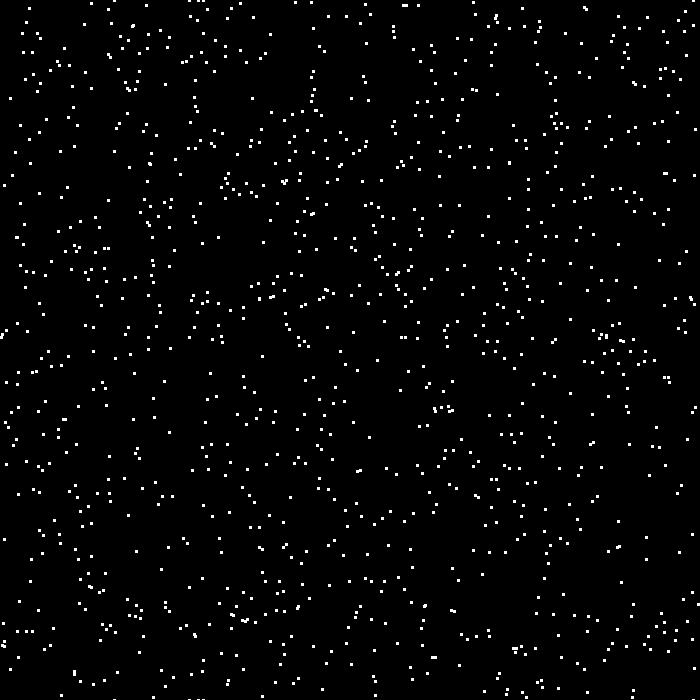
#> input picture img.jpg, 700 x 700 px
$ jupyter execute Basic_template_matching.ipynb
#> lines starting #> are read from the running program, lines starting #| are printed output that depends on the picture
[cell 1]
import numpy as np
from skimage.io import imshow, imread
from skimage.color import rgb2gray
import matplotlib.pyplot as plt
from matplotlib.patches import Rectangle
from skimage.feature import match_template
from skimage.feature import peak_local_max
from PIL import Image
from matplotlib import cm
from scipy.ndimage import rotate

[cell 2]
sample = imread('img.jpg')
#> sample is the input picture: shape (700, 700, 3); min 0, max 255, mean 5.7
sample_g = rgb2gray(sample)
fig, ax = plt.subplots(1,2,figsize=(10,5))
ax[0].imshow(sample)
ax[1].imshow(sample_g,cmap='gray')
ax[0].set_title('Colored Image',fontsize=15)
ax[1].set_title('Grayscale Image',fontsize=15)
plt.show()
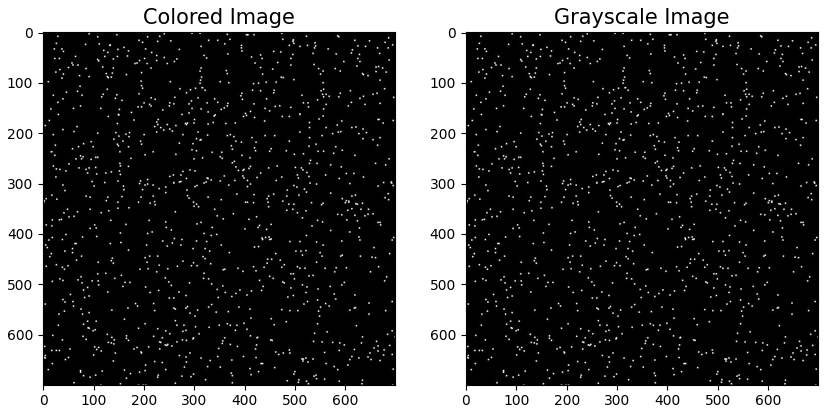
#> figure drawn by matplotlib, 2 panels

[cell 3]
sample.shape
#> Out = (700, 700, 3)

[cell 4]
patch_size = (200,200)
image_res = (2000, 2000)
patch_loc = (100,200)
fig, ax = plt.subplots(1,2, figsize=(10,6))
fig.suptitle("Patch Generation", size=28, fontweight="bold")
ax[0].imshow(sample_g,cmap='gray')
ax[0].add_patch(Rectangle(patch_loc[::-1], patch_size[0],patch_size[1], edgecolor='r', facecolor='none'));
ax[0].set_title('Patch Location',fontsize=15)
#Showing Patch
patch = sample_g[patch_loc[0]:patch_loc[0]+patch_size[0], patch_loc[1]:patch_loc[1]+patch_size[0]]
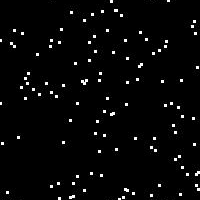
#> patch: shape (200, 200) float64; min 0, max 1, mean 0.0277
ax[1].imshow(patch,cmap='gray')
ax[1].set_title('Patch',fontsize=15)
plt.tight_layout()
plt.show()
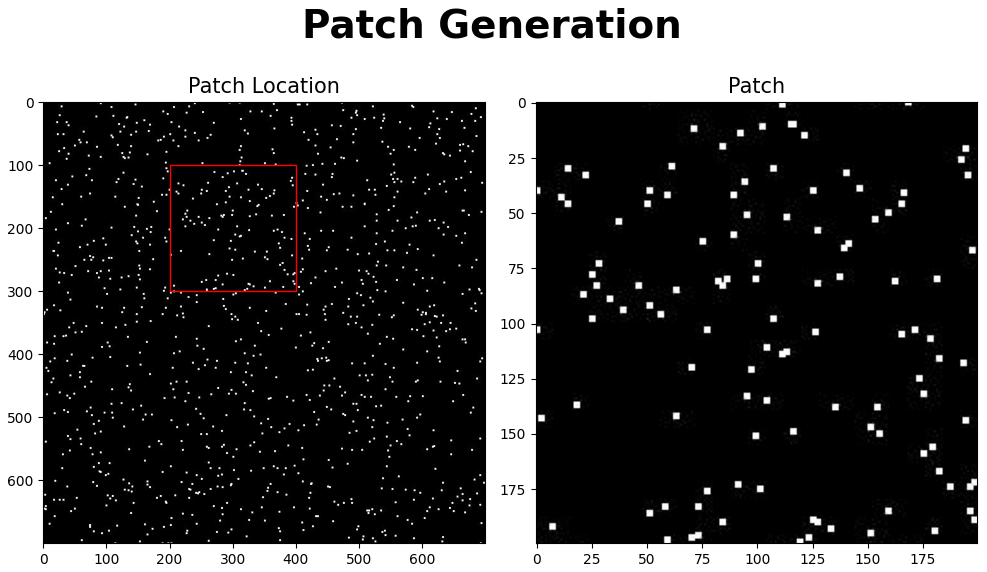
#> figure drawn by matplotlib, 2 panels
# fig.savefig("patch_generation.jpg")

[cell 5]
# patch_img = Image.fromarray(np.uint8(cm.gist_earth(patch)*255))
# plt.imshow(patch_img.rotate(10))
ag = 5
plt.imshow(rotate(patch, angle=ag), cmap="gray")
patch = rotate(patch, angle=ag)
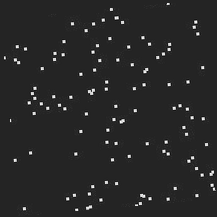
#> patch: shape (217, 217) float64; min -0.196, max 1.19, mean 0.0232; drawn with min black and max white

[cell 6]
sample_mt = match_template(sample_g, patch)
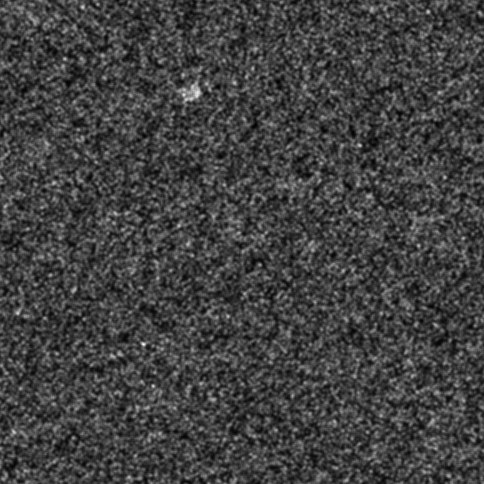
#> sample_mt: shape (484, 484) float64; min -0.026, max 0.075, mean -2.35e-05; drawn with min black and max white
fig, ax = plt.subplots(1,2, figsize=(10,6))
fig.suptitle("Template Matching using Normalized Cross-Correlation", size=20, fontweight="bold")
ax[0].imshow(sample_g,cmap='gray')
ax[1].imshow(sample_mt,cmap='gray')
ax[0].set_title('Sample Image',fontsize=15)
ax[1].set_title('Template Matching',fontsize=15)
plt.tight_layout()

[cell 7]
fig, ax = plt.subplots(1,3, figsize=(15,6))
fig.suptitle("Template Matching using Normalized Cross-Correlation", size=20, fontweight="bold")
ax[0].imshow(sample_g,cmap='gray')
ax[2].imshow(sample_g,cmap='gray')
patch_width, patch_height = patch.shape
#> patch_width = 217; patch_height = 217
for x, y in peak_local_max(sample_mt, threshold_abs=0.6):
    rect = plt.Rectangle((y, x), patch_height, patch_width, color='r',
                         fc='none')
    ax[2].add_patch(rect)
#> this loop made 0 passes
ax[0].set_title('Sample Image',fontsize=15)
ax[2].set_title('Template Matched',fontsize=15)
ax[1].imshow(sample_mt,cmap='gray')
ax[1].set_title('Template Matching',fontsize=15)
plt.tight_layout()
# fig.savefig("template_matching.jpg")

$ run again, with matched.jpg copied over img.jpg
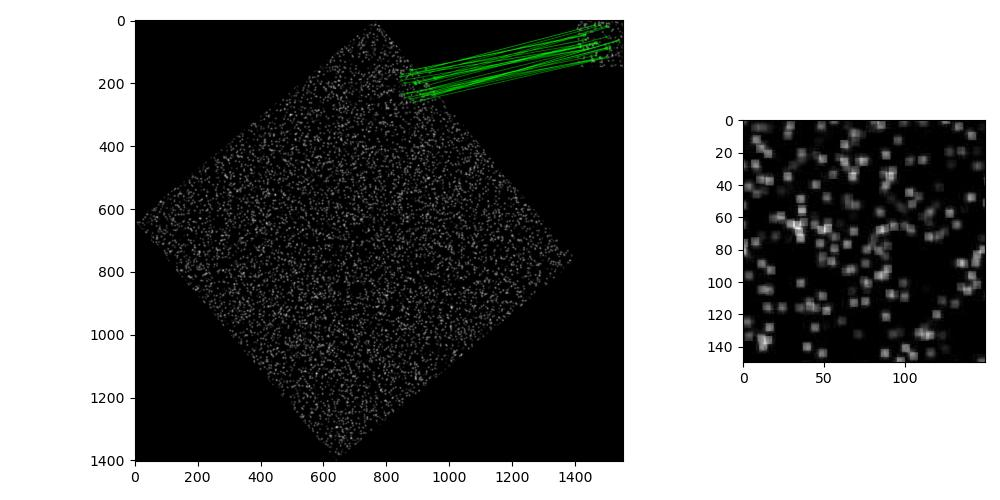
#> input picture matched.jpg, 1000 x 500 px
#> sample is the input picture: shape (500, 1000, 3); mean R, G, B 119.4, 120.3, 119.4
#> `patch = rotate(patch, angle=ag)`:
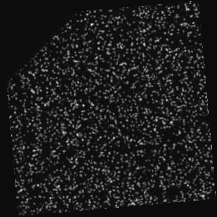
#> patch: shape (217, 217) float64; min -0.0404, max 0.761, mean 0.0532; drawn with min black and max white
#> `sample_mt = match_template(sample_g, patch)`:
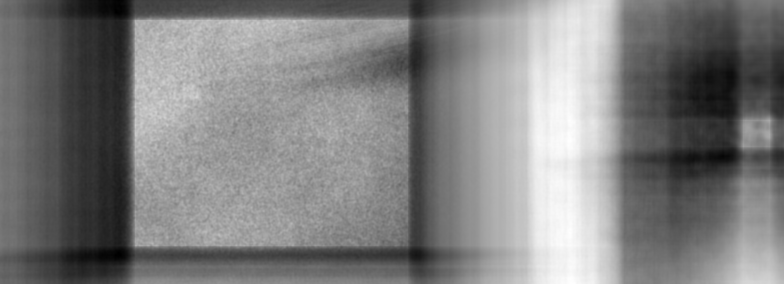
#> sample_mt: shape (284, 784) float64; min -0.176, max 0.128, mean -0.0235; drawn with min black and max white

$ run again, with patch_generation.jpg copied over img.jpg
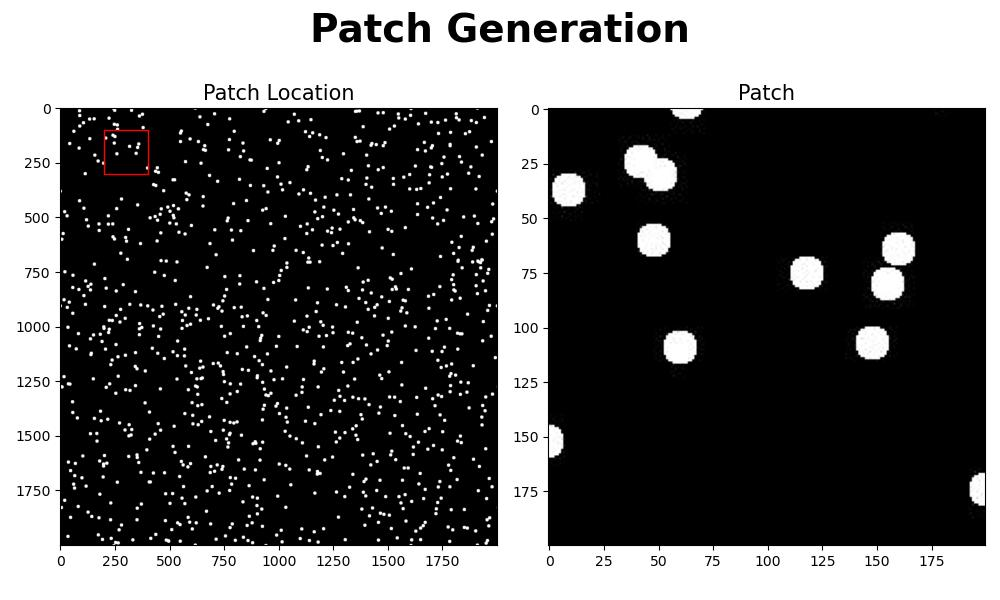
#> input picture patch_generation.jpg, 1000 x 600 px
#> sample is the input picture: shape (600, 1000, 3); mean R, G, B 96.5, 96.4, 96.4
#> `patch = rotate(patch, angle=ag)`:
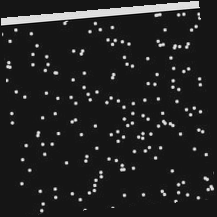
#> patch: shape (217, 217) float64; min -0.106, max 1.16, mean 0.0681; drawn with min black and max white
#> `sample_mt = match_template(sample_g, patch)`:
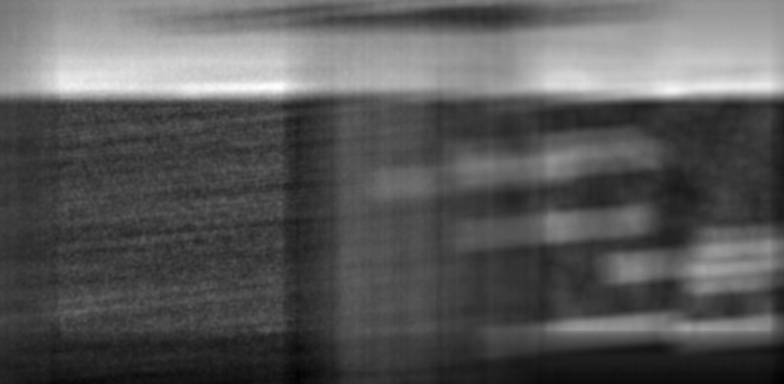
#> sample_mt: shape (384, 784) float64; min -0.116, max 0.322, mean 0.0355; drawn with min black and max white

$ run again, with template_matching.jpg copied over img.jpg
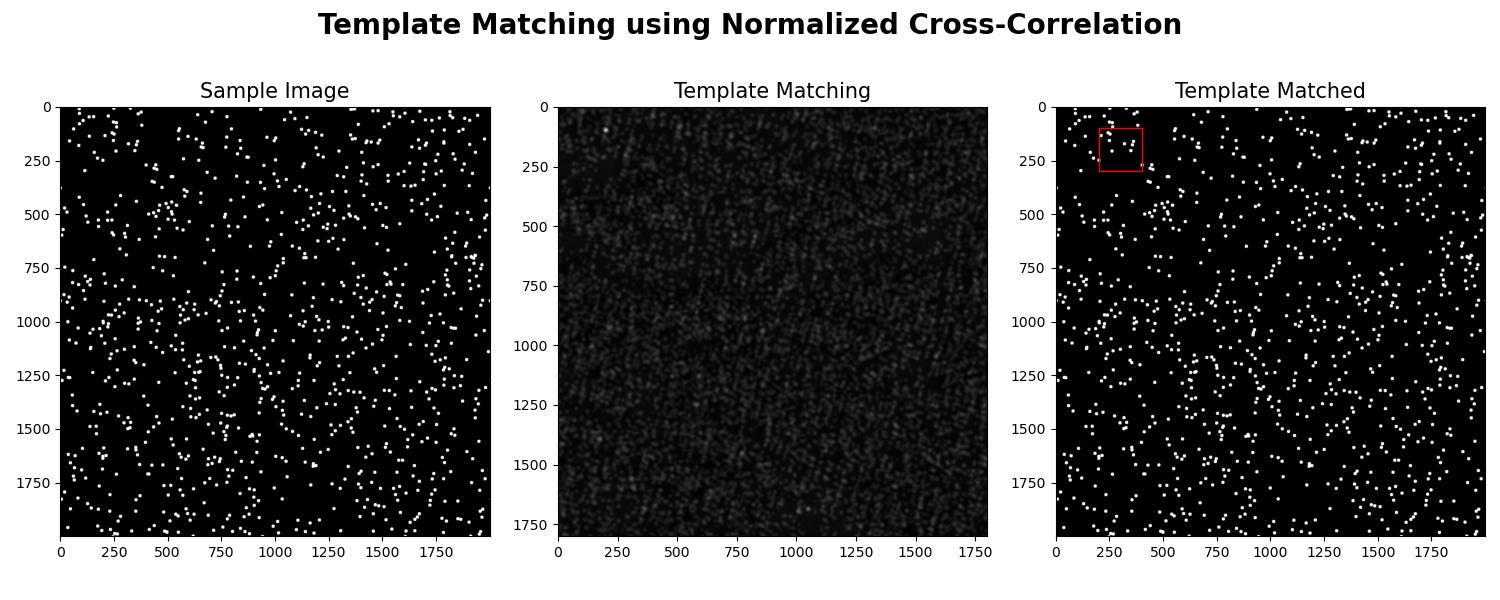
#> input picture template_matching.jpg, 1500 x 600 px
#> sample is the input picture: shape (600, 1500, 3); mean R, G, B 102.3, 102.3, 102.3
#> `patch = rotate(patch, angle=ag)`:
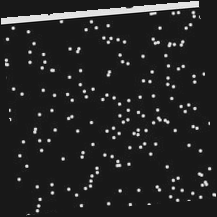
#> patch: shape (217, 217) float64; min -0.123, max 1.13, mean 0.0639; drawn with min black and max white
#> `sample_mt = match_template(sample_g, patch)`:
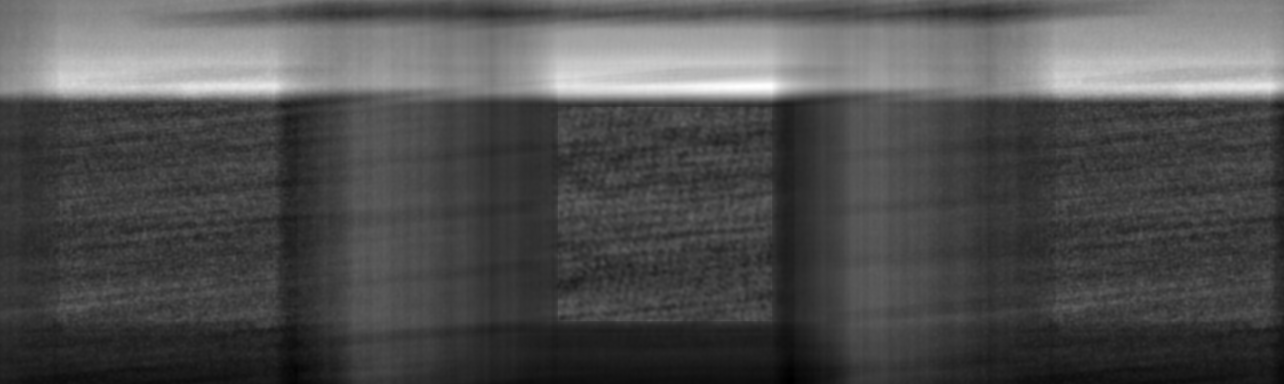
#> sample_mt: shape (384, 1284) float64; min -0.113, max 0.333, mean 0.0264; drawn with min black and max white
